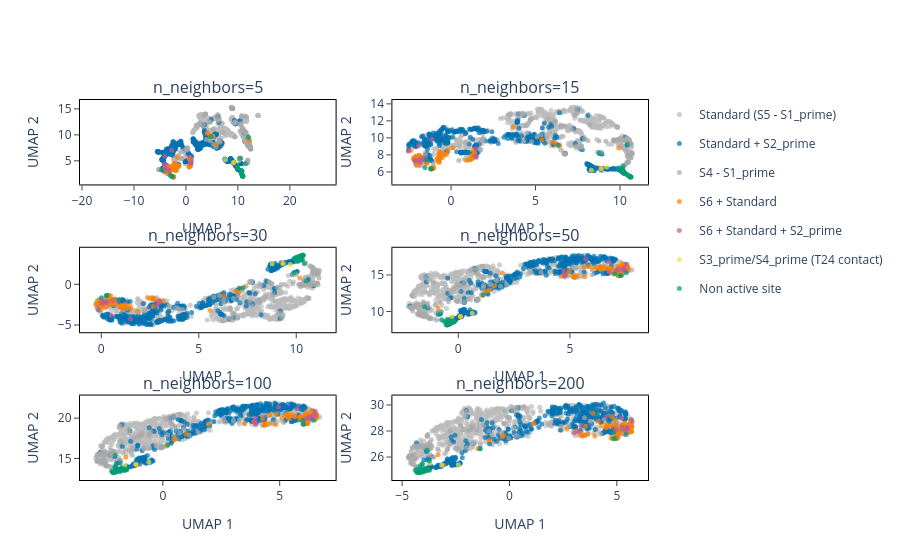

Notebook cell for this chart:
### Code cell
from plotly.subplots import make_subplots
import plotly.graph_objects as go

fig = make_subplots(rows=3, cols=2, 
                    subplot_titles=[f"n_neighbors={n}" for n in n_neighbors_list])

positions = [(1,1), (1,2), (2,1), (2,2), (3,1), (3,2)]

for (row, col), n in zip(positions, n_neighbors_list):
    emb = results[n]
    for binding_class, color in {
         "Standard (S5 - S1_prime)": "#BBBBBB",
        "Standard + S2_prime": "#0072B2",
        "S4 - S1_prime": "#A9A9A9",
        "S6 + Standard": "#FF8000",
        "S6 + Standard + S2_prime": "#C55B95",
        "S3_prime/S4_prime (T24 contact)": "#F0E442",
        "Minor combinations": "#B33DEA",
        "Non active site": "#009E73"
    }.items():
        mask = plot_df["binding_class"] == binding_class
        fig.add_trace(go.Scatter(
            x=emb[mask, 0], y=emb[mask, 1],
            mode="markers",
            name=binding_class,
            legendgroup=binding_class,
            showlegend=(row==1 and col==1),  # only show legend once
            marker=dict(size=3, opacity=0.7, color=color),
            text=plot_df["pdb_id"][mask]
        ), row=row, col=col)
        fig.update_layout(yaxis=dict(scaleanchor="x", scaleratio=1),plot_bgcolor='white')


fig.update_traces(marker=dict(size=5, opacity=0.7))

fig.update_xaxes(
    mirror=True,
    ticks='outside',
    showline=True,
    linecolor='black',
    title_text="UMAP 1"
)
fig.update_yaxes(
    mirror=True,
    ticks='outside',
    showline=True,
    linecolor='black',
    title_text="UMAP 2"
)
fig.show()
